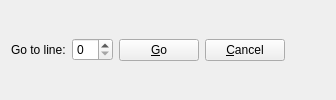
<?xml version="1.0" encoding="UTF-8"?>
<ui version="4.0">
 <class>GoToLineWidget</class>
 <widget class="QWidget" name="GoToLineWidget">
  <property name="windowTitle">
   <string>Go To Line</string>
  </property>
  <layout class="QHBoxLayout">
   <item>
    <widget class="QLabel" name="labelGo">
     <property name="text">
      <string>Go to line:</string>
     </property>
     <property name="buddy">
      <cstring>spinBoxGo</cstring>
     </property>
    </widget>
   </item>
   <item>
    <widget class="QSpinBox" name="spinBoxGo"/>
   </item>
   <item>
    <widget class="QPushButton" name="pushButtonGo">
     <property name="text">
      <string>&amp;Go</string>
     </property>
    </widget>
   </item>
   <item>
    <widget class="QPushButton" name="pushButtonClose">
     <property name="toolTip">
      <string>Close go to line box</string>
     </property>
     <property name="text">
      <string>&amp;Cancel</string>
     </property>
     <property name="icon">
      <iconset resource="qtikz.qrc">
       <normaloff>:/icons/window-close.png</normaloff>:/icons/window-close.png</iconset>
     </property>
    </widget>
   </item>
   <item>
    <spacer>
     <property name="orientation">
      <enum>Qt::Horizontal</enum>
     </property>
     <property name="sizeHint" stdset="0">
      <size>
       <width>40</width>
       <height>20</height>
      </size>
     </property>
    </spacer>
   </item>
  </layout>
 </widget>
 <tabstops>
  <tabstop>spinBoxGo</tabstop>
  <tabstop>pushButtonGo</tabstop>
  <tabstop>pushButtonClose</tabstop>
 </tabstops>
 <resources>
  <include location="qtikz.qrc"/>
 </resources>
 <connections/>
</ui>
